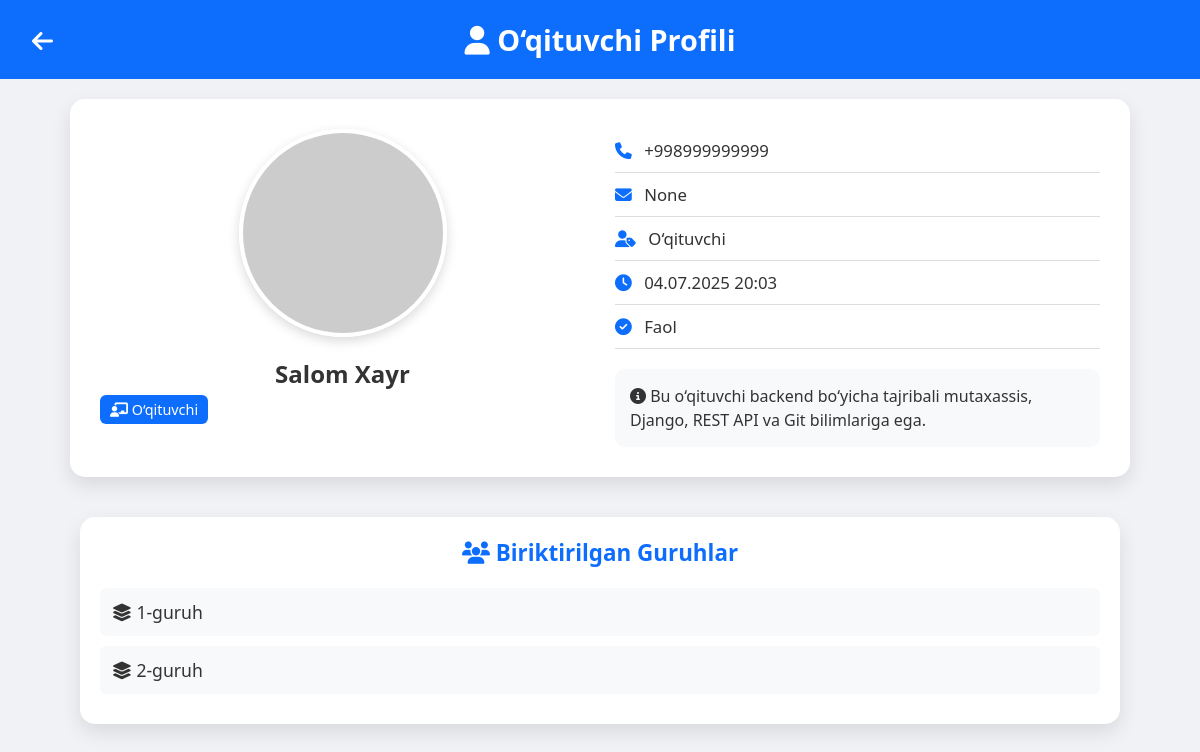
The page /accounts/teachers/28/ on the database its author committed.
### accounts/models.py (models this page shows, shortened)
class CustomUser(AbstractBaseUser, PermissionsMixin):
    ROLE_CHOICES = (
        ('admin', 'Admin'),
        ('teacher', 'O‘qituvchi'),
        ('student', 'O‘quvchi'),
    )
    username = models.CharField(
        max_length=150,
        unique=True
    )
    email = models.EmailField(
        unique=True,
        null=True,
        blank=True
    )
    phone = models.CharField(
        max_length=15,
        unique=True
    )
    first_name = models.CharField(
        max_length=100
    )
    last_name = models.CharField(
        max_length=100
    )
    profile_image = models.ImageField(
        upload_to='media/',
        blank=True,
        null=True
    )
    role = models.CharField(
        max_length=10,
        choices=ROLE_CHOICES,
        default='student'
    )
    is_active = models.BooleanField(
        default=True
    )
    is_staff = models.BooleanField(
        default=False
    )
    date_joined = models.DateTimeField(
        default=timezone.now
    )
    nanocoin = models.PositiveIntegerField(
        default=0,
        help_text="Student coin balansi"
    )
    cash_balance = models.PositiveIntegerField(
        default=0,
        help_text="Student pul balansi (so‘m)"
    )
    telegram_chat_id = models.BigIntegerField(
        null=True,
        blank=True
    )
    objects = CustomUserManager()
    USERNAME_FIELD = 'username'
    REQUIRED_FIELDS = ['phone', 'first_name', 'last_name']

class Group(models.Model):
    name = models.CharField(max_length=100)
    teacher = models.ForeignKey(
        CustomUser,
        on_delete=models.SET_NULL,
        null=True,
        limit_choices_to={'role': 'teacher'},
        related_name='teacher_groups'
    )
    students = models.ManyToManyField(
        CustomUser,
        blank=True,
        limit_choices_to={'role': 'student'},
        related_name='student_groups'
    )
    created_at = models.DateTimeField(auto_now_add=True)
    lesson_start_time = models.TimeField(null=True, blank=True)
    lesson_end_time = models.TimeField(null=True, blank=True)

### accounts/views.py (the view)
# urls.py: path('teachers/<int:pk>/', views.teacher_detail, name='teacher_detail'), # o'qituvchi profili
def teacher_detail(request, pk):
    teacher = get_object_or_404(CustomUser, pk=pk)
    groups = Group.objects.filter(teacher=teacher)
    return render(request, 'accounts/teacher_detail.html', {
        'teacher': teacher,
        'groups': groups
    })

### templates/accounts/teacher_detail.html (shortened to what this page needs)
<!DOCTYPE html>
<html lang="uz">
<head>
  <link rel="stylesheet" href="https://cdnjs.cloudflare.com/ajax/libs/font-awesome/6.4.0/css/all.min.css" />
</head>
<body>
  <header>
    <a href="{% url 'accounts:teacher_list' %}" class="back-btn">
      <i class="fa-solid fa-arrow-left"></i>
    </a>
    <i class="fa-solid fa-user"></i> O‘qituvchi Profili
  </header>
  <div class="profile-container">
    <div class="profile-left">
      {% if teacher.profile_image %}
      <img src="{{ teacher.profile_image.url }}" class="profile-photo" alt="Profil rasmi">
      {% else %}
      <img src="https://via.placeholder.com/200" class="profile-photo" alt="No Image">
      {% endif %}
      <div class="profile-name">{{ teacher.first_name }} {{ teacher.last_name }}</div>
      <div class="profile-role"><i class="fa-solid fa-chalkboard-teacher"></i> O‘qituvchi</div>
    </div>
    <div class="profile-right">
      <ul class="info-list">
        <li><i class="fa-solid fa-phone"></i> {{ teacher.phone }}</li>
        <li><i class="fa-solid fa-envelope"></i> {{ teacher.email }}</li>
        <li><i class="fa-solid fa-user-tag"></i> {{ teacher.get_role_display }}</li>
        <li><i class="fa-solid fa-clock"></i> {{ teacher.date_joined|date:"d.m.Y H:i" }}</li>
        <li><i class="fa-solid fa-circle-check"></i> {% if teacher.is_active %} Faol {% else %} Faol emas {% endif %}</li>
      </ul>
      <div class="about-block">
        <i class="fa-solid fa-circle-info"></i>
        {% if teacher.about %}
          {{ teacher.about }}
        {% else %}
          Bu o‘qituvchi backend bo‘yicha tajribali mutaxassis, Django, REST API va Git bilimlariga ega.
        {% endif %}
      </div>
    </div>
  </div>
  <div class="groups-section">
    <div class="groups-title"><i class="fa-solid fa-users"></i> Biriktirilgan Guruhlar</div>
    {% if teacher.teacher_groups.all %}
      {% for group in teacher.teacher_groups.all %}
        <div class="group-item"><i class="fa-solid fa-layer-group"></i> {{ group.name }}</div>
      {% endfor %}
    {% else %}
      <div class="group-item text-danger"><i class="fa-solid fa-exclamation-triangle"></i> Guruhlar mavjud emas</div>
    {% endif %}
  </div>
</body>
</html>

### templates/accounts/teacher_detail.html (style rules this page uses)
body { margin: 0; font-family: 'Segoe UI', sans-serif; background-color: #f0f2f5; color: #333; }
header { background: #0d6efd; color: #fff; text-align: center; font-weight: 700; font-size: 1.8rem; padding: 20px 0; position: relative; }
.back-btn { position: absolute; top: 50%; left: 20px; transform: translateY(-50%); background: #0d6efd; color: #fff; padding: 8px 12px; border-radius: 6px; text-decoration: none; font-size: 1.5rem; transition: background 0.3s; }
.profile-container { max-width: 1000px; margin: 20px auto; background: #fff; border-radius: 15px; box-shadow: 0 8px 20px rgba(0,0,0,0.1); padding: 30px; display: flex; flex-wrap: wrap; gap: 30px; }
.profile-left, .profile-right { flex: 1 1 400px; min-width: 300px; }
.profile-photo { width: 200px; height: 200px; object-fit: cover; border-radius: 50%; display: block; margin: 0 auto 20px; border: 4px solid #fff; box-shadow: 0 4px 12px rgba(0,0,0,0.15); }
.profile-name { text-align: center; font-size: 1.5rem; font-weight: bold; }
.profile-role { text-align: center; background: #0d6efd; color: #fff; font-size: 0.9rem; border-radius: 6px; display: inline-block; padding: 5px 10px; margin: 5px auto 20px; }
.info-list { list-style: none; padding: 0; margin: 0; }
.info-list li { padding: 10px 0; border-bottom: 1px solid #ddd; font-size: 1.05rem; }
.info-list li i { margin-right: 8px; color: #0d6efd; }
.about-block { background: #f8f9fa; border-radius: 10px; padding: 15px; margin-top: 20px; font-size: 1rem; line-height: 1.5; }
.groups-section { max-width: 1000px; margin: 40px auto; background: #fff; border-radius: 15px; box-shadow: 0 8px 20px rgba(0,0,0,0.1); padding: 20px; }
.groups-title { text-align: center; font-size: 1.4rem; margin-bottom: 20px; font-weight: bold; color: #0d6efd; }
.group-item { background: #f8f9fa; padding: 12px; margin-bottom: 10px; border-radius: 6px; font-size: 1.1rem; }

### rows shown on the page
CustomUser: first_name "Salom", last_name "Xayr", phone "+998999999999", email "None", role "O‘qituvchi", date_joined "04.07.2025 20:03"
Group: name "1-guruh"
Group: name "2-guruh"
